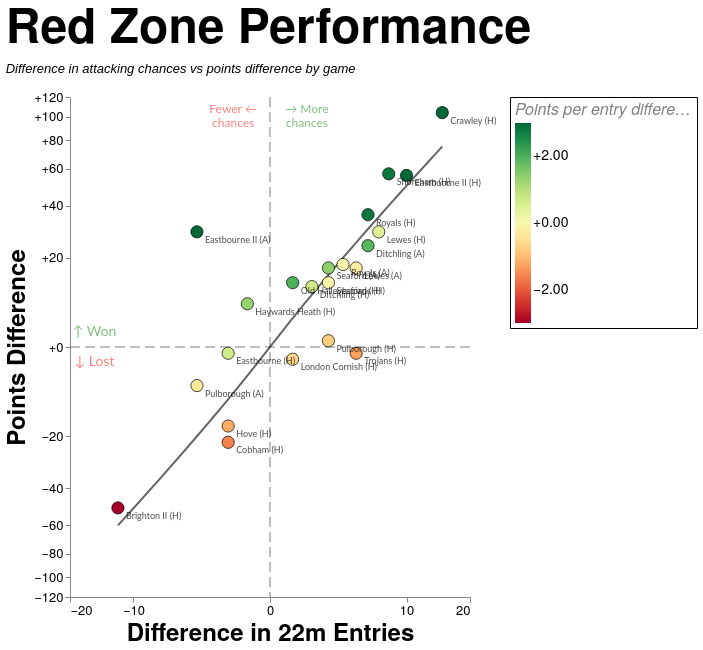

Express this chart as Vega-Lite.
### Vega-Lite specification from a JSON file in a GitHub repository (floating-point values rounded to 4 significant figures; data arrays with more than 128 entries replaced by an {"elided": "..."} marker saying what was removed)
{"config": {"axis": {"labelFont": "PT Sans Narrow, Helvetica Neue, Helvetica, Arial, sans-serif", "titleFont": "PT Sans Narrow, Helvetica Neue, Helvetica, Arial, sans-serif", "labelFontSize": 13, "titleFontSize": 24, "gridColor": "#202947", "gridOpacity": 0.2, "zindex": 1}, "text": {"font": "Lato, sans-serif"}, "bar": {"cornerRadiusEnd": 5}, "header": {"labelFont": "PT Sans Narrow, Helvetica Neue, Helvetica, Arial, sans-serif", "titleFont": "PT Sans Narrow, Helvetica Neue, Helvetica, Arial, sans-serif", "labelFontSize": 24, "titleFontSize": 28, "labelFontWeight": "bold", "orient": "left"}, "legend": {"labelFont": "PT Sans Narrow, Helvetica Neue, Helvetica, Arial, sans-serif", "titleFont": "PT Sans Narrow, Helvetica Neue, Helvetica, Arial, sans-serif", "labelFontSize": 14, "titleFontSize": 16, "titlePadding": 5, "fillColor": "white", "strokeColor": "black", "padding": 10, "titleFontWeight": "lighter", "titleFontStyle": "italic", "titleColor": "gray", "offset": 10}, "title": {"font": "PT Sans Narrow, Helvetica Neue, Helvetica, Arial, sans-serif", "fontSize": 48, "fontWeight": "bold", "anchor": "start", "align": "center", "titlePadding": 20, "subtitlePadding": 10, "subtitleFontSize": 13, "subtitleColor": "", "subtitleFontStyle": "italic", "offset": 15, "color": "black"}, "axisX": {"labelAngle": 0}, "facet": {"title": null, "header": null, "align": {"row": "each", "column": "each"}, "spacing": 10}, "resolve": {"scale": {"y": "independent", "facet": "independent"}}, "background": "transparent", "scale": {"offsetBandPaddingOuter": 0.2, "offsetBandPaddingInner": 0.1}, "view": {"stroke": null, "background": "transparent"}}, "layer": [{"data": {"name": "data-d285a7403ed98ae579761d64a864032b"}, "mark": {"type": "rule", "color": "black", "opacity": 0.5, "strokeDash": [10, 5], "strokeWidth": 1}, "encoding": {"x": {"field": "x", "type": "quantitative"}}}, {"data": {"name": "data-a0a55d106695e8d630baff0f16eee66d"}, "mark": {"type": "rule", "color": "black", "opacity": 0.5, "strokeDash": [10, 5], "strokeWidth": 1}, "encoding": {"y": {"field": "y", "type": "quantitative"}}}, {"data": {"name": "data-bd4ae03ff8601212f91bace71652ca4e"}, "mark": {"type": "line", "color": "#111111", "opacity": 0.65, "strokeWidth": 2}, "encoding": {"x": {"field": "entries_diff", "type": "quantitative"}, "y": {"field": "PD", "type": "quantitative"}}, "transform": [{"filter": "((rzSquad == 'All' && datum.squad == 'All') || datum.squad == rzSquad) && ((rzGameType == 'All' && datum.game_type_mode == 'All') || datum.game_type_mode == rzGameType)"}]}, {"data": {"name": "data-5fb1b9962bfd073e1cb6c7c7e53c90a3"}, "mark": {"type": "circle", "fillOpacity": 1.0, "size": 150, "stroke": "black", "strokeOpacity": 0.7, "strokeWidth": 1}, "encoding": {"color": {"field": "pp22_diff", "legend": {"format": "+.2f", "offset": 40, "padding": 5, "title": "Points per entry difference"}, "scale": {"clamp": true, "domain": [-3, 3], "scheme": "redyellowgreen", "zero": true}, "type": "quantitative"}, "tooltip": [{"field": "label", "title": "Game", "type": "nominal"}, {"field": "score", "title": "Score", "type": "nominal"}, {"field": "PD", "format": "+d", "title": "Points Difference", "type": "quantitative"}, {"field": "entries_22m_EGRFC", "title": "EG 22m Entries", "type": "quantitative"}, {"field": "entries_22m_Opposition", "title": "Opp 22m Entries", "type": "quantitative"}, {"field": "points_per_entry_EGRFC", "format": ".2f", "title": "EG pts per entry", "type": "quantitative"}, {"field": "points_per_entry_Opposition", "format": ".2f", "title": "Opp pts per entry", "type": "quantitative"}, {"field": "pp22_diff", "format": "+.2f", "title": "Points per Entry Diff", "type": "quantitative"}, {"field": "tries_EGRFC", "title": "EG tries", "type": "quantitative"}, {"field": "tries_Opposition", "title": "Opp tries", "type": "quantitative"}, {"field": "tries_per_entry_EGRFC", "format": ".0%", "title": "EG tries per entry", "type": "quantitative"}, {"field": "tries_per_entry_Opposition", "format": ".0%", "title": "Opp tries per entry", "type": "quantitative"}, {"field": "tp22_diff", "format": "+.2f", "title": "Tries per Entry Diff", "type": "quantitative"}], "x": {"axis": {"grid": false, "tickCount": 5}, "field": "entries_diff", "scale": {"constant": 5, "domain": [-17.25, 17.25], "nice": true, "type": "symlog"}, "title": "Difference in 22m Entries", "type": "quantitative"}, "y": {"axis": {"format": "+d", "grid": false, "tickCount": 8}, "field": "PD", "scale": {"constant": 20, "domain": [-119.6, 119.6], "nice": true, "type": "symlog"}, "title": "Points Difference", "type": "quantitative"}}, "transform": [{"filter": "(rzSquad == 'All' || datum.squad == rzSquad) && (indexof(rzSeason, datum.season) >= 0) && (rzGameType == 'All' || (rzGameType == 'League + Cup' && (datum.game_type == 'League' || datum.game_type == 'Cup')) || (rzGameType == 'League only' && datum.game_type == 'League') || datum.game_type == rzGameType)"}]}, {"data": {"name": "data-5fb1b9962bfd073e1cb6c7c7e53c90a3"}, "mark": {"type": "text", "align": "left", "baseline": "middle", "dx": 8, "dy": 8, "fontSize": 9, "opacity": 0.7}, "encoding": {"text": {"field": "label", "type": "nominal"}, "x": {"field": "entries_diff", "type": "quantitative"}, "y": {"field": "PD", "type": "quantitative"}}, "transform": [{"filter": "(rzSquad == 'All' || datum.squad == rzSquad) && (indexof(rzSeason, datum.season) >= 0) && (rzGameType == 'All' || (rzGameType == 'League + Cup' && (datum.game_type == 'League' || datum.game_type == 'Cup')) || (rzGameType == 'League only' && datum.game_type == 'League') || datum.game_type == rzGameType)"}]}, {"data": {"name": "data-ff5b891c7f52bc2a6c266740aed4d223"}, "mark": {"type": "text", "align": "center", "baseline": "middle", "fontSize": 14, "opacity": 0.5}, "encoding": {"color": {"condition": {"test": "(datum.y > 0)", "value": "green"}, "value": "red"}, "text": {"field": "label", "type": "nominal"}, "x": {"field": "x", "type": "quantitative"}, "y": {"field": "y", "type": "quantitative"}}}, {"data": {"name": "data-70cf91c935554955754b7ae78ce9e14e"}, "mark": {"type": "text", "align": "center", "baseline": "middle", "fontSize": 12, "opacity": 0.5}, "encoding": {"color": {"condition": {"test": "(datum.x > 0)", "value": "green"}, "value": "red"}, "text": {"field": "label", "type": "nominal"}, "x": {"field": "x", "type": "quantitative"}, "y": {"field": "y", "type": "quantitative"}}}], "height": 500, "params": [{"name": "rzSquad", "value": "All"}, {"name": "rzSeason", "value": ["2025/26", "2024/25"]}, {"name": "rzGameType", "value": "All"}], "resolve": {"scale": {"color": "independent", "x": "shared", "y": "shared"}}, "title": {"text": "Red Zone Performance", "subtitle": ["Difference in attacking chances vs points difference by game"]}, "width": 400, "$schema": "https://vega.github.io/schema/vega-lite/v5.20.1.json", "datasets": {"data-d285a7403ed98ae579761d64a864032b": [{"x": 0}], "data-a0a55d106695e8d630baff0f16eee66d": [{"y": 0}], "data-bd4ae03ff8601212f91bace71652ca4e": {"elided": "360 records"}, "data-5fb1b9962bfd073e1cb6c7c7e53c90a3": [{"game_id": "2024-09-07_1st_London_Cornish", "date": "2024-09-07T00:00:00", "squad": "1st", "season": "2024/25", "game_type": "League", "label": "London Cornish (H)", "score": "16 - 18", "entries_22m_EGRFC": 7.0, "entries_22m_Opposition": 6.0, "points_EGRFC": 16.0, "points_Opposition": 18.0, "points_per_entry_EGRFC": 2.3, "points_per_entry_Opposition": 3.0, "tries_EGRFC": 2.0, "tries_Opposition": 2.0, "tries_per_entry_EGRFC": 0.2857, "tries_per_entry_Opposition": 0.3333, "PD": -2.0, "entries_diff": 1.0, "pp22_diff": -0.7, "tp22_diff": -0.04762}, {"game_id": "2024-12-14_1st_Old_Haileyburians", "date": "2024-12-14T00:00:00", "squad": "1st", "season": "2024/25", "game_type": "League", "label": "Old Haileyburians (H)", "score": "18 - 5", "entries_22m_EGRFC": 6.0, "entries_22m_Opposition": 5.0, "points_EGRFC": 18.0, "points_Opposition": 5.0, "points_per_entry_EGRFC": 3.0, "points_per_entry_Opposition": 1.0, "tries_EGRFC": 2.0, "tries_Opposition": 1.0, "tries_per_entry_EGRFC": 0.3333, "tries_per_entry_Opposition": 0.2, "PD": 13.0, "entries_diff": 1.0, "pp22_diff": 2.0, "tp22_diff": 0.1333}, {"game_id": "2025-02-15_1st_Eastbourne", "date": "2025-02-15T00:00:00", "squad": "1st", "season": "2024/25", "game_type": "League", "label": "Eastbourne (H)", "score": "14 - 15", "entries_22m_EGRFC": 5.0, "entries_22m_Opposition": 7.0, "points_EGRFC": 14.0, "points_Opposition": 15.0, "points_per_entry_EGRFC": 2.8, "points_per_entry_Opposition": 2.1, "tries_EGRFC": 2.0, "tries_Opposition": 2.0, "tries_per_entry_EGRFC": 0.4, "tries_per_entry_Opposition": 0.2857, "PD": -1.0, "entries_diff": -2.0, "pp22_diff": 0.7, "tp22_diff": 0.1143}, {"game_id": "2025-03-22_1st_Cobham", "date": "2025-03-22T00:00:00", "squad": "1st", "season": "2024/25", "game_type": "League", "label": "Cobham (H)", "score": "21 - 43", "entries_22m_EGRFC": 9.0, "entries_22m_Opposition": 11.0, "points_EGRFC": 21.0, "points_Opposition": 43.0, "points_per_entry_EGRFC": 2.3, "points_per_entry_Opposition": 3.9, "tries_EGRFC": 3.0, "tries_Opposition": 7.0, "tries_per_entry_EGRFC": 0.3333, "tries_per_entry_Opposition": 0.6364, "PD": -22.0, "entries_diff": -2.0, "pp22_diff": -1.6, "tp22_diff": -0.303}, {"game_id": "2025-04-12_1st_Haywards_Heath", "date": "2025-04-12T00:00:00", "squad": "1st", "season": "2024/25", "game_type": "Cup", "label": "Haywards Heath (H)", "score": "45 - 37", "entries_22m_EGRFC": 9.0, "entries_22m_Opposition": 10.0, "points_EGRFC": 45.0, "points_Opposition": 37.0, "points_per_entry_EGRFC": 5.0, "points_per_entry_Opposition": 3.7, "tries_EGRFC": 6.0, "tries_Opposition": 6.0, "tries_per_entry_EGRFC": 0.6667, "tries_per_entry_Opposition": 0.6, "PD": 8.0, "entries_diff": -1.0, "pp22_diff": 1.3, "tp22_diff": 0.06667}, {"game_id": "2025-10-04_1st_Seaford", "date": "2025-10-04T00:00:00", "squad": "1st", "season": "2025/26", "game_type": "League", "label": "Seaford (A)", "score": "27 - 10", "entries_22m_EGRFC": 8.0, "entries_22m_Opposition": 5.0, "points_EGRFC": 27.0, "points_Opposition": 10.0, "points_per_entry_EGRFC": 3.4, "points_per_entry_Opposition": 2.0, "tries_EGRFC": 4.0, "tries_Opposition": 2.0, "tries_per_entry_EGRFC": 0.5, "tries_per_entry_Opposition": 0.4, "PD": 17.0, "entries_diff": 3.0, "pp22_diff": 1.4, "tp22_diff": 0.1}, {"game_id": "2025-10-11_1st_Shoreham", "date": "2025-10-11T00:00:00", "squad": "1st", "season": "2025/26", "game_type": "League", "label": "Shoreham (H)", "score": "69 - 12", "entries_22m_EGRFC": 12.0, "entries_22m_Opposition": 4.0, "points_EGRFC": 69.0, "points_Opposition": 12.0, "points_per_entry_EGRFC": 5.8, "points_per_entry_Opposition": 3.0, "tries_EGRFC": 11.0, "tries_Opposition": 2.0, "tries_per_entry_EGRFC": 0.9167, "tries_per_entry_Opposition": 0.5, "PD": 57.0, "entries_diff": 8.0, "pp22_diff": 2.8, "tp22_diff": 0.4167}, {"game_id": "2025-11-08_1st_Lewes", "date": "2025-11-08T00:00:00", "squad": "1st", "season": "2025/26", "game_type": "League", "label": "Lewes (H)", "score": "43 - 14", "entries_22m_EGRFC": 11.0, "entries_22m_Opposition": 4.0, "points_EGRFC": 43.0, "points_Opposition": 14.0, "points_per_entry_EGRFC": 3.9, "points_per_entry_Opposition": 3.5, "tries_EGRFC": 7.0, "tries_Opposition": 2.0, "tries_per_entry_EGRFC": 0.6364, "tries_per_entry_Opposition": 0.5, "PD": 29.0, "entries_diff": 7.0, "pp22_diff": 0.4, "tp22_diff": 0.1364}, {"game_id": "2025-11-15_1st_Hove", "date": "2025-11-15T00:00:00", "squad": "1st", "season": "2025/26", "game_type": "Cup", "label": "Hove (H)", "score": "15 - 32", "entries_22m_EGRFC": 10.0, "entries_22m_Opposition": 12.0, "points_EGRFC": 15.0, "points_Opposition": 32.0, "points_per_entry_EGRFC": 1.5, "points_per_entry_Opposition": 2.7, "tries_EGRFC": 2.0, "tries_Opposition": 5.0, "tries_per_entry_EGRFC": 0.2, "tries_per_entry_Opposition": 0.4167, "PD": -17.0, "entries_diff": -2.0, "pp22_diff": -1.2, "tp22_diff": -0.2167}, {"game_id": "2025-11-22_1st_Pulborough", "date": "2025-11-22T00:00:00", "squad": "1st", "season": "2025/26", "game_type": "League", "label": "Pulborough (A)", "score": "5 - 12", "entries_22m_EGRFC": 5.0, "entries_22m_Opposition": 9.0, "points_EGRFC": 5.0, "points_Opposition": 12.0, "points_per_entry_EGRFC": 1.0, "points_per_entry_Opposition": 1.3, "tries_EGRFC": 1.0, "tries_Opposition": 2.0, "tries_per_entry_EGRFC": 0.2, "tries_per_entry_Opposition": 0.2222, "PD": -7.0, "entries_diff": -4.0, "pp22_diff": -0.3, "tp22_diff": -0.02222}, {"game_id": "2025-11-29_1st_Eastbourne", "date": "2025-11-29T00:00:00", "squad": "1st", "season": "2025/26", "game_type": "League", "label": "Eastbourne II (H)", "score": "56 - 0", "entries_22m_EGRFC": 13.0, "entries_22m_Opposition": 3.0, "points_EGRFC": 56.0, "points_Opposition": 0.0, "points_per_entry_EGRFC": 4.3, "points_per_entry_Opposition": 0.0, "tries_EGRFC": 10.0, "tries_Opposition": 0.0, "tries_per_entry_EGRFC": 0.7692, "tries_per_entry_Opposition": 0.0, "PD": 56.0, "entries_diff": 10.0, "pp22_diff": 4.3, "tp22_diff": 0.7692}, {"game_id": "2025-12-20_1st_Ditchling", "date": "2025-12-20T00:00:00", "squad": "1st", "season": "2025/26", "game_type": "League", "label": "Ditchling (H)", "score": "29 - 17", "entries_22m_EGRFC": 11.0, "entries_22m_Opposition": 9.0, "points_EGRFC": 29.0, "points_Opposition": 17.0, "points_per_entry_EGRFC": 2.6, "points_per_entry_Opposition": 1.9, "tries_EGRFC": 5.0, "tries_Opposition": 3.0, "tries_per_entry_EGRFC": 0.4545, "tries_per_entry_Opposition": 0.3333, "PD": 12.0, "entries_diff": 2.0, "pp22_diff": 0.7, "tp22_diff": 0.1212}, {"game_id": "2026-01-10_1st_Royals", "date": "2026-01-10T00:00:00", "squad": "1st", "season": "2025/26", "game_type": "League", "label": "Royals (H)", "score": "49 - 5", "entries_22m_EGRFC": 10.0, "entries_22m_Opposition": 4.0, "points_EGRFC": 41.0, "points_Opposition": 5.0, "points_per_entry_EGRFC": 4.1, "points_per_entry_Opposition": 1.3, "tries_EGRFC": 7.0, "tries_Opposition": 1.0, "tries_per_entry_EGRFC": 0.7, "tries_per_entry_Opposition": 0.25, "PD": 36.0, "entries_diff": 6.0, "pp22_diff": 2.8, "tp22_diff": 0.45}, {"game_id": "2026-01-24_1st_Brighton", "date": "2026-01-24T00:00:00", "squad": "1st", "season": "2025/26", "game_type": "League", "label": "Brighton II (H)", "score": "0 - 50", "entries_22m_EGRFC": 3.0, "entries_22m_Opposition": 15.0, "points_EGRFC": 0.0, "points_Opposition": 50.0, "points_per_entry_EGRFC": 0.0, "points_per_entry_Opposition": 3.3, "tries_EGRFC": 0.0, "tries_Opposition": 8.0, "tries_per_entry_EGRFC": 0.0, "tries_per_entry_Opposition": 0.5333, "PD": -50.0, "entries_diff": -12.0, "pp22_diff": -3.3, "tp22_diff": -0.5333}, {"game_id": "2026-02-14_1st_Lewes", "date": "2026-02-14T00:00:00", "squad": "1st", "season": "2025/26", "game_type": "League", "label": "Lewes (A)", "score": "39 - 22", "entries_22m_EGRFC": 11.0, "entries_22m_Opposition": 6.0, "points_EGRFC": 39.0, "points_Opposition": 22.0, "points_per_entry_EGRFC": 3.5, "points_per_entry_Opposition": 3.7, "tries_EGRFC": 6.0, "tries_Opposition": 3.0, "tries_per_entry_EGRFC": 0.5455, "tries_per_entry_Opposition": 0.5, "PD": 17.0, "entries_diff": 5.0, "pp22_diff": -0.2, "tp22_diff": 0.04545}, {"game_id": "2026-02-28_1st_Pulborough", "date": "2026-02-28T00:00:00", "squad": "1st", "season": "2025/26", "game_type": "League", "label": "Pulborough (H)", "score": "14 - 13", "entries_22m_EGRFC": 8.0, "entries_22m_Opposition": 5.0, "points_EGRFC": 14.0, "points_Opposition": 13.0, "points_per_entry_EGRFC": 1.8, "points_per_entry_Opposition": 2.6, "tries_EGRFC": 1.0, "tries_Opposition": 2.0, "tries_per_entry_EGRFC": 0.125, "tries_per_entry_Opposition": 0.4, "PD": 1.0, "entries_diff": 3.0, "pp22_diff": -0.8, "tp22_diff": -0.275}, {"game_id": "2026-03-07_1st_Eastbourne", "date": "2026-03-07T00:00:00", "squad": "1st", "season": "2025/26", "game_type": "League", "label": "Eastbourne II (A)", "score": "29 - 0", "entries_22m_EGRFC": 6.0, "entries_22m_Opposition": 10.0, "points_EGRFC": 29.0, "points_Opposition": 0.0, "points_per_entry_EGRFC": 4.8, "points_per_entry_Opposition": 0.0, "tries_EGRFC": 5.0, "tries_Opposition": 0.0, "tries_per_entry_EGRFC": 0.8333, "tries_per_entry_Opposition": 0.0, "PD": 29.0, "entries_diff": -4.0, "pp22_diff": 4.8, "tp22_diff": 0.8333}, {"game_id": "2026-03-21_1st_Crawley", "date": "2026-03-21T00:00:00", "squad": "1st", "season": "2025/26", "game_type": "League", "label": "Crawley (H)", "score": "118 - 14", "entries_22m_EGRFC": 20.0, "entries_22m_Opposition": 5.0, "points_EGRFC": 118.0, "points_Opposition": 14.0, "points_per_entry_EGRFC": 5.9, "points_per_entry_Opposition": 2.8, "tries_EGRFC": 18.0, "tries_Opposition": 2.0, "tries_per_entry_EGRFC": 0.9, "tries_per_entry_Opposition": 0.4, "PD": 104.0, "entries_diff": 15.0, "pp22_diff": 3.1, "tp22_diff": 0.5}, {"game_id": "2026-03-28_1st_Ditchling", "date": "2026-03-28T00:00:00", "squad": "1st", "season": "2025/26", "game_type": "League", "label": "Ditchling (A)", "score": "27 - 3", "entries_22m_EGRFC": 11.0, "entries_22m_Opposition": 5.0, "points_EGRFC": 27.0, "points_Opposition": 3.0, "points_per_entry_EGRFC": 2.5, "points_per_entry_Opposition": 0.6, "tries_EGRFC": 4.0, "tries_Opposition": 0.0, "tries_per_entry_EGRFC": 0.3636, "tries_per_entry_Opposition": 0.0, "PD": 24.0, "entries_diff": 6.0, "pp22_diff": 1.9, "tp22_diff": 0.3636}, {"game_id": "2026-04-11_1st_Royals", "date": "2026-04-11T00:00:00", "squad": "1st", "season": "2025/26", "game_type": "League", "label": "Royals (A)", "score": "45 - 27", "entries_22m_EGRFC": 10.0, "entries_22m_Opposition": 6.0, "points_EGRFC": 45.0, "points_Opposition": 27.0, "points_per_entry_EGRFC": 4.5, "points_per_entry_Opposition": 4.5, "tries_EGRFC": 7.0, "tries_Opposition": 4.0, "tries_per_entry_EGRFC": 0.7, "tries_per_entry_Opposition": 0.6667, "PD": 18.0, "entries_diff": 4.0, "pp22_diff": 0.0, "tp22_diff": 0.03333}, {"game_id": "2026-04-18_1st_Seaford", "date": "2026-04-18T00:00:00", "squad": "1st", "season": "2025/26", "game_type": "League", "label": "Seaford (H)", "score": "40 - 27", "entries_22m_EGRFC": 9.0, "entries_22m_Opposition": 6.0, "points_EGRFC": 40.0, "points_Opposition": 27.0, "points_per_entry_EGRFC": 4.4, "points_per_entry_Opposition": 4.5, "tries_EGRFC": 6.0, "tries_Opposition": 5.0, "tries_per_entry_EGRFC": 0.6667, "tries_per_entry_Opposition": 0.8333, "PD": 13.0, "entries_diff": 3.0, "pp22_diff": -0.1, "tp22_diff": -0.1667}, {"game_id": "2026-05-02_1st_Trojans", "date": "2026-05-02T00:00:00", "squad": "1st", "season": "2025/26", "game_type": "Cup", "label": "Trojans (H)", "score": "15 - 16", "entries_22m_EGRFC": 11.0, "entries_22m_Opposition": 6.0, "points_EGRFC": 15.0, "points_Opposition": 16.0, "points_per_entry_EGRFC": 1.4, "points_per_entry_Opposition": 2.7, "tries_EGRFC": 2.0, "tries_Opposition": 2.0, "tries_per_entry_EGRFC": 0.1818, "tries_per_entry_Opposition": 0.3333, "PD": -1.0, "entries_diff": 5.0, "pp22_diff": -1.3, "tp22_diff": -0.1515}], "data-ff5b891c7f52bc2a6c266740aed4d223": [{"x": -15.53, "y": 2.392, "label": "↑ Won"}, {"x": -15.53, "y": -2.392, "label": "↓ Lost"}], "data-70cf91c935554955754b7ae78ce9e14e": [{"x": 1.725, "y": 107.6, "label": ["→ More", "chances"]}, {"x": -1.725, "y": 107.6, "label": ["Fewer ←", "chances"]}]}}
